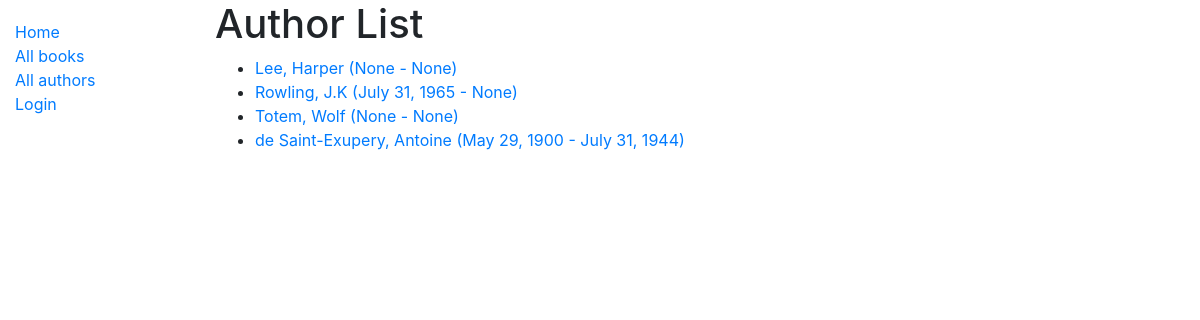
Screenshot of /catalog/authors/ with the database file from the repository.
### catalog/models.py (models this page shows, shortened)
class Author(models.Model):
    first_name = models.CharField(max_length=100)
    last_name = models.CharField(max_length=100)
    date_of_birth = models.DateField(null=True, blank=True)
    date_of_death = models.DateField('Died', null=True, blank=True)
    class Meta:
        ordering = ['last_name', 'first_name']
    def get_absolute_url(self):
        return reverse('author-detail', args=[str(self.id)])

### catalog/views.py (the view)
# urls.py: path('authors/', views.AuthorListView.as_view(), name='authors'),
class AuthorListView(generic.ListView):
    model = Author

### catalog/templates/catalog/author_list.html
{% extends "base_generic.html" %}
{% block content %}
  <h1>Author List</h1>
  {% if author_list %}
  <ul>
    {% for author in author_list %}
      <li>
        <a href="{{ author.get_absolute_url }}">{{ author.last_name }}, {{author.first_name}} ({{author.date_of_birth}} - {{author.date_of_death}})</a>
      </li>
    {% endfor %}
  </ul>
  {% else %}
    <p>There are no authors in the library.</p>
  {% endif %}
{% endblock %}

### rows the page displays
Author: last_name "Lee", first_name "Harper", date_of_birth "None", date_of_death "None"
Author: last_name "Rowling", first_name "J.K", date_of_birth "July 31, 1965", date_of_death "None"
Author: last_name "Totem", first_name "Wolf", date_of_birth "None", date_of_death "None"
Author: last_name "de Saint-Exupery", first_name "Antoine", date_of_birth "May 29, 1900", date_of_death "July 31, 1944"
